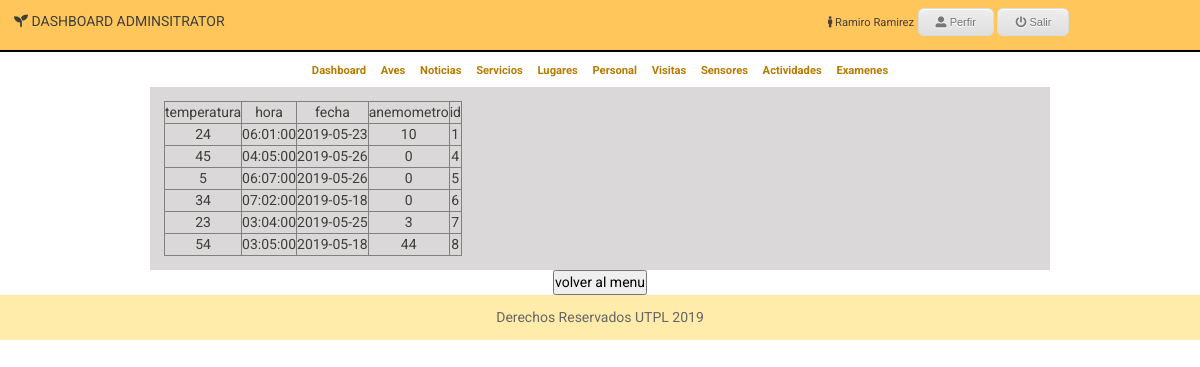
The page /administrator/adm_test/margory_ayala/datos.php (signed in) on the database its author committed.
### tables this page shows
CREATE TABLE `margory_ayala` (
  `temperatura` decimal(30,0) NOT NULL,
  `hora` time NOT NULL,
  `fecha` date NOT NULL,
  `anemometro` decimal(50,0) NOT NULL,
  `id` int(50) NOT NULL
);

### dll/class_mysqli.php (the view, shortened to what this page needs)
<?php
class clase_mysqli{
	var $BaseDatos;
	var $Servidor;
	var $Usuario;
	var $Clave;
	var $Conexion_ID=0;
	var $Consulta_ID=0;
	function clase_mysqli($host="", $user="", $pass="", $db=""){
		$this->BaseDatos=$db;
		$this->Servidor=$host;
		$this->Usuario=$user;
		$this->Clave=$pass;
	}
	function conectar($host, $user, $pass, $db){
		if($db != "")$this->BaseDatos=$db;
		if($host != "")$this->Servidor=$host;
		if($user != "")$this->Usuario=$user;
		if($pass != "")$this->Clave=$pass;
		$this->Conexion_ID=new mysqli($this->Servidor, $this->Usuario, $this->Clave, $this->BaseDatos);
		return$this->Conexion_ID;
	}
	function consulta($sql=""){
		$this->Consulta_ID=mysqli_query($this->Conexion_ID,$sql);
		return $this->Consulta_ID;
	}
	function numcampos(){
		return mysqli_num_fields($this->Consulta_ID);
	}
	function verconsulta(){
		echo "<table border=1>";
		echo "<tr>";
		for ($i=0; $i < $this->numcampos() ; $i++) {
			echo  "<td>".mysqli_fetch_field_direct($this->Consulta_ID, $i)->name."</td>";
		}
		echo "</tr>";
		while ($row=mysqli_fetch_array($this->Consulta_ID)) {
			echo "<tr>";
			for ($i=0; $i < $this->numcampos(); $i++) {
				echo "<td>".utf8_encode($row[$i])."</td>";
			}
			echo "</tr>";
		}
		echo "</table>";
	}
}
?>

### administrator/adm_header.php (shortened to what this page needs)
<!DOCTYPE html>
<html>
<head>
	<link rel="stylesheet" href="https://use.fontawesome.com/releases/v5.8.1/css/all.css">
	<link rel="stylesheet" type="text/css" href="<?php echo $site_url;?>/administrator/css/style.css">
	<link rel="stylesheet" type="text/css" href="<?php echo $site_url;?>/administrator/adm_birds/adm_birds_css/estilos.css">
	<link rel="stylesheet" type="text/css" href="<?php echo $site_url;?>/administrator/adm_birds/adm_birds_css/fontello.css">
    <link rel="stylesheet" href="https://bootswatch.com/4/sandstone/bootstrap.min.css">
    <link rel="stylesheet" href="<?php echo $site_url;?>/administrator/adm_test/juan_pachar/css/styles.css">
</head>
<body>
	<header>
		<h1><i class="fas fa-seedling"></i> DASHBOARD ADMINSITRATOR</h1>
		<nav class="top-menu">
			<div class="nameperfil"> <i class="fas fa-male"></i> <?php echo utf8_encode($_SESSION['nombre']);?></div>
			<a href=""><i class="fas fa-user-alt"></i> Perfir</a>
			<a href="<?php echo $site_url;?>/administrator/security/exit.php?salir=true"><i class="fas fa-power-off"></i> Salir</a>
		</nav>
	</header>
	<nav class="mainmenu">
		<a href="<?php echo $site_url; ?>/administrator/">Dashboard</a>
		<a href="<?php echo $site_url; ?>/administrator/adm_birds/index.php">Aves</a>
		<a href="">Noticias</a>
		<a href="">Servicios</a>
		<a href="../adm_lugares/index.php">Lugares</a>
		<a href="">Personal</a>
		<a href="../adm_visitas/index.php">Visitas</a>
		<a href="">Sensores</a>
		<a href="<?php echo $site_url; ?>/administrator/adm_activities/index.php">Actividades</a>
		<a href="<?php echo $site_url; ?>/administrator/adm_test/index.php" >Examenes</a>
	</nav>

### administrator/adm_test/margory_ayala/datos.php
<?php
	include('../../adm_header.php');
?>
<main>
	<section class="area_trabajo">
		<section class="contenido_mod">
			<?php
				$miconexion->consulta("select temperatura, hora,fecha,anemometro,id from margory_ayala");
				$miconexion->verconsulta();
			?>
		</section>
	</section>
	<form action="index.php">
    				<input type="submit" value="volver al menu" />
	</form>
</main>
<?php
	include('../../adm_footer.php');
?>

### administrator/adm_footer.php
	<footer>
		<h6>Derechos Reservados UTPL 2019</h6>
	</footer>
</body>
</html>

### administrator/css/style.css (style rules this page uses)
* { padding: 0; margin: 0; }
html, body { background: #f1f1f1; height: 100%; font-family: arial; }
header { background-color: #FFC75B; border-bottom: 2px solid #000; }
header h1 { display: inline-block; width: 35%; font-size: 1em; padding: 0.9em 1em; }
.nameperfil { font-size: 0.8em; width: 30%; display: inline-block; color: #4A413B; }
.top-menu { display: inline-block; width: 55%; text-align: right; padding: 0.5em 1em; }
.top-menu a { -moz-box-shadow:inset 0px 1px 0px 0px #ffffff; -webkit-box-shadow:inset 0px 1px 0px 0px #ffffff; box-shadow:inset 0px 1px 0px 0px #ffffff; background:-webkit-gradient(linear, left top, left bottom, color-stop(0.05, #ededed), color-stop(1, #dfdfdf)); background:-moz-linear-gradient(top, #ededed 5%, #dfdfdf 100%); background:-webkit-linear-gradient(top, #ededed 5%, #dfdfdf 100%); background:-o-linear-gradient(top, #ededed 5%, #dfdfdf 100%); background:-ms-linear-gradient(top, #ededed 5%, #dfdfdf 100%); background:linear-gradient(to bottom, #ededed 5%, #dfdfdf 100%); filter:progid:DXImageTransform.Microsoft.gradient(startColorstr='#ededed', endColorstr='#dfdfdf',GradientType=0); background-color:#ededed; -moz-border-radius:6px; -webkit-border-radius:6px; border-radius:6px; border:1px solid #dcdcdc; display:inline-block; cursor:pointer; color:#777777; font-family:Arial; font-size:11px; padding:5px 17px; text-decoration:none; text-shadow:0px 1px 0px #ffffff; }
.mainmenu { width: 100; text-align: center; padding: 0.5em 1em; }
.mainmenu a { text-decoration: none; padding: 0.5em 0.5em; color: #B87A00; font-weight: bold; font-size: 0.8em; }
main { text-align:center; }
.modulo-servicios, .area_trabajo { display: inline-block; vertical-align: top; }
.area_trabajo { width: 75%; background: #DAD8D8; }
.nav_modulo, .contenido_mod { padding: 1em; }
footer { background: #FFECAA; color: #666; text-align: center; }
footer h6 { padding: 1em 0; }

### administrator/adm_birds/adm_birds_css/estilos.css (style rules this page uses)
* { padding: 0; margin: 0; }
a { text-decoration: none; }

### rows shown on the page
margory_ayala: temperatura "24", hora "06:01:00", fecha "2019-05-23", anemometro "10", id "1"
margory_ayala: temperatura "45", hora "04:05:00", fecha "2019-05-26", anemometro "0", id "4"
margory_ayala: temperatura "5", hora "06:07:00", fecha "2019-05-26", anemometro "0", id "5"
margory_ayala: temperatura "34", hora "07:02:00", fecha "2019-05-18", anemometro "0", id "6"
margory_ayala: temperatura "23", hora "03:04:00", fecha "2019-05-25", anemometro "3", id "7"
margory_ayala: temperatura "54", hora "03:05:00", fecha "2019-05-18", anemometro "44", id "8"

### other values the page prints
utf8_encode($_SESSION['nombre']) "Ramiro Ramirez"
mysqli_fetch_field_direct($this->Consulta_ID, $i)->name "temperatura"
mysqli_fetch_field_direct($this->Consulta_ID, $i)->name "hora"
mysqli_fetch_field_direct($this->Consulta_ID, $i)->name "fecha"
mysqli_fetch_field_direct($this->Consulta_ID, $i)->name "anemometro"
mysqli_fetch_field_direct($this->Consulta_ID, $i)->name "id"
